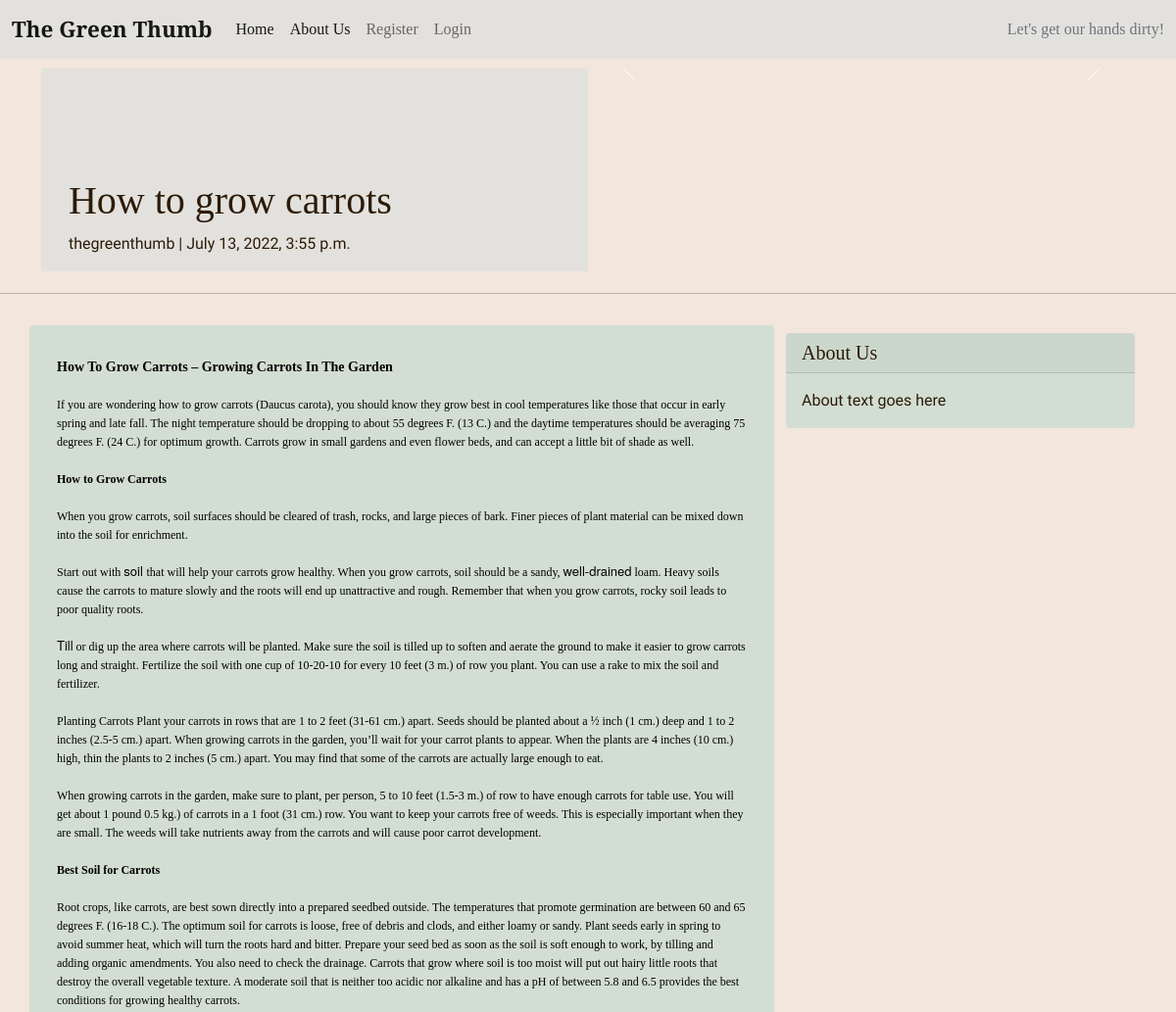
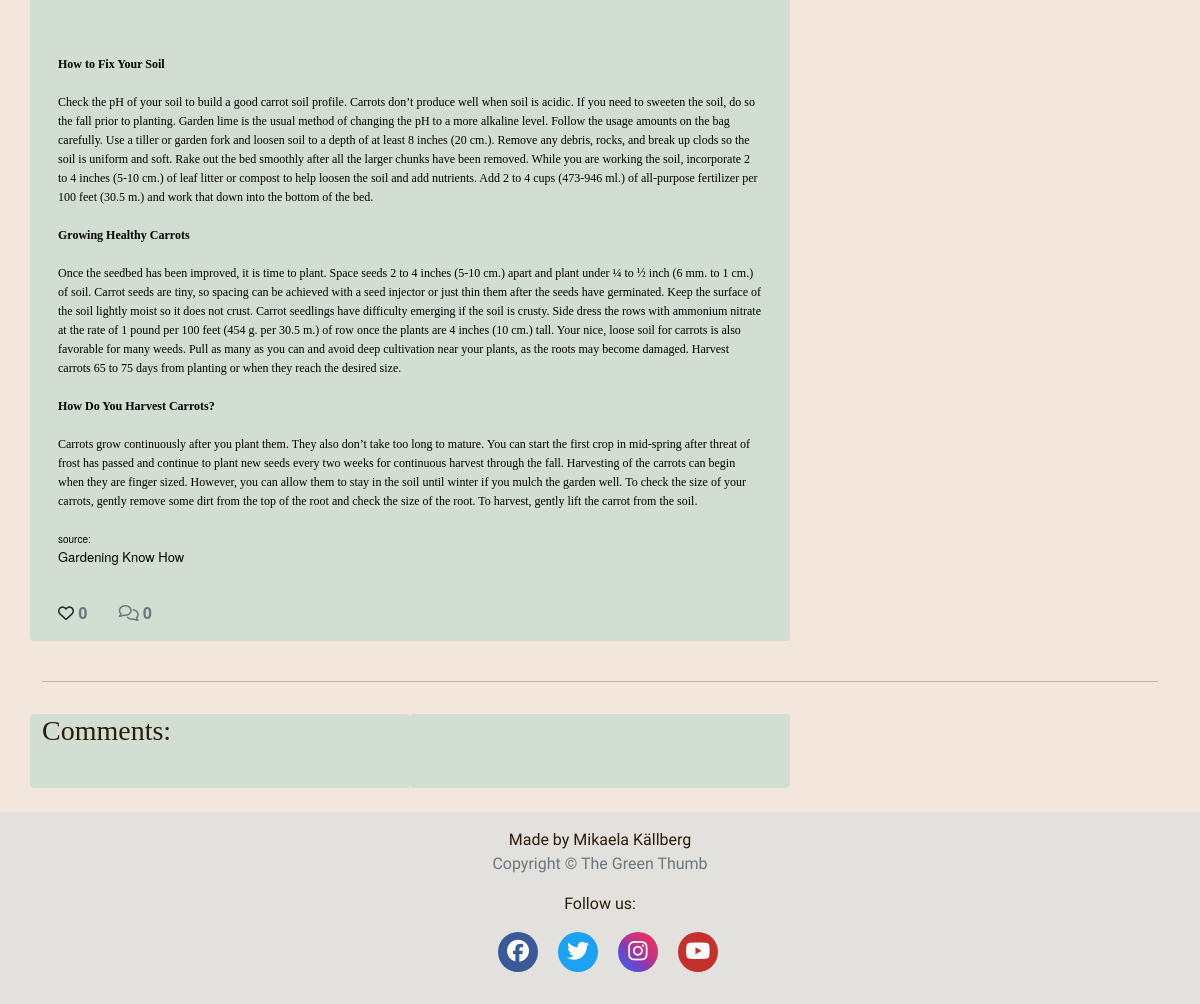
The page /how-to-grow-carrots/ on the database as committed earlier (2 pictures, top to bottom).
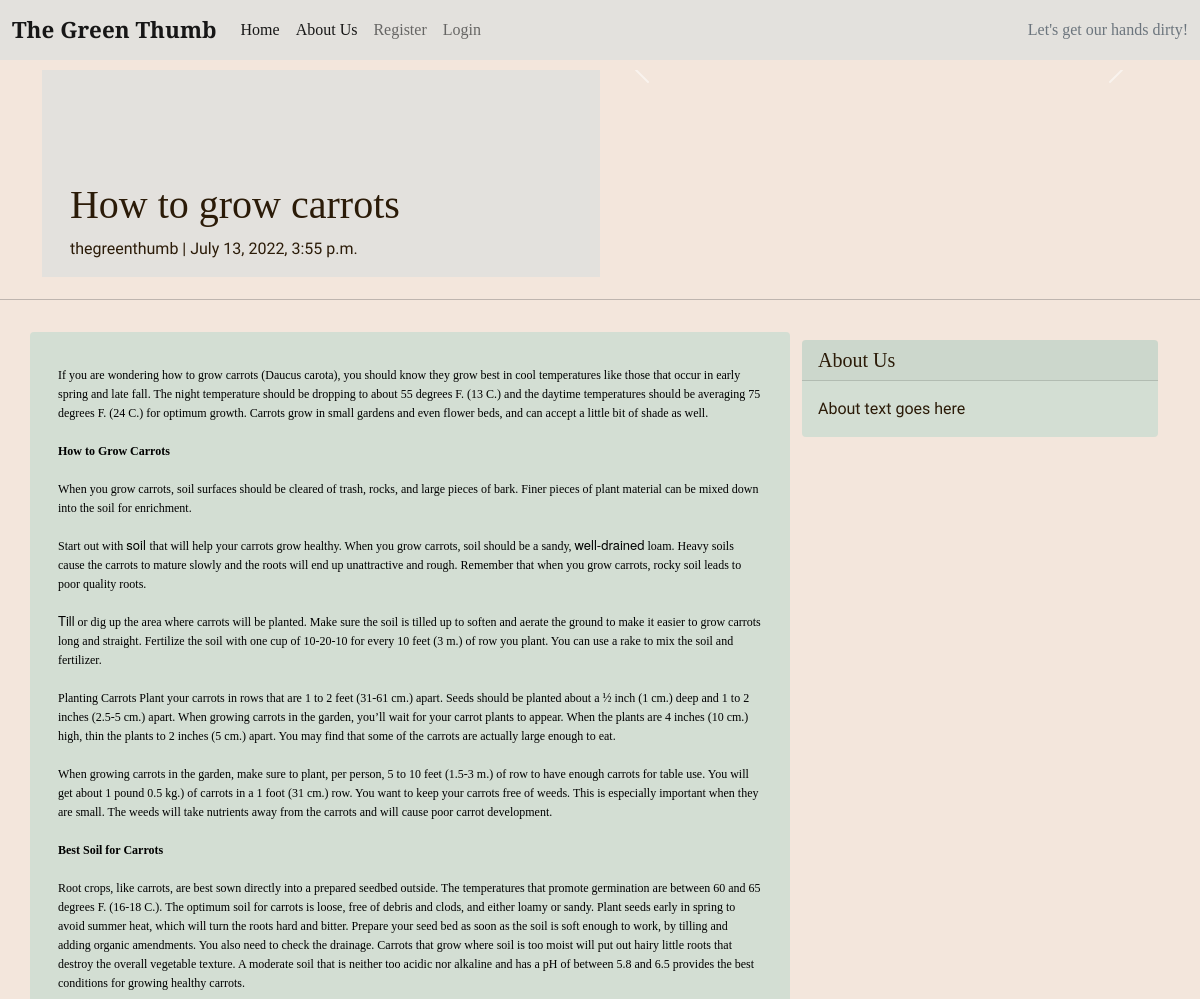
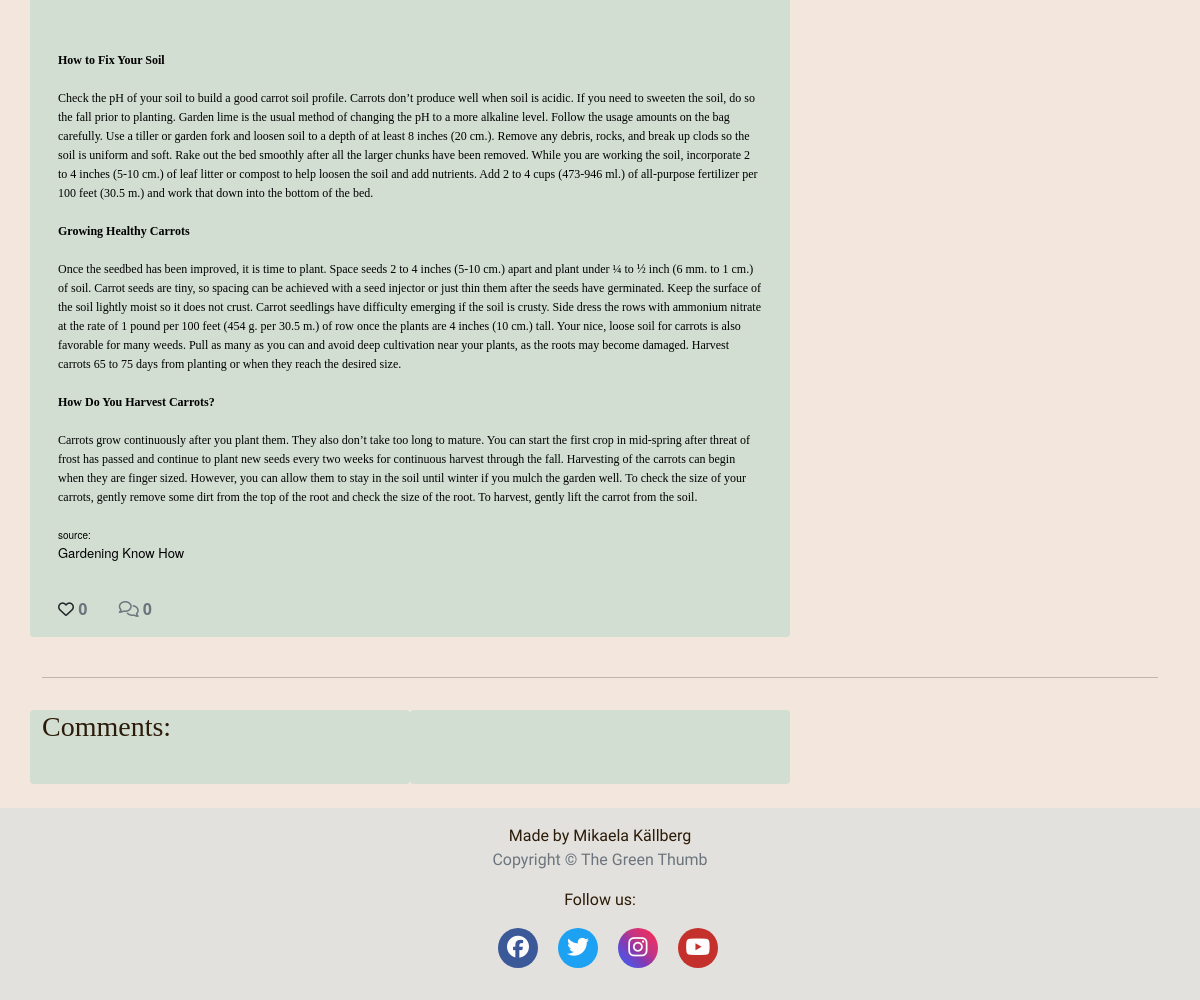
The same page on the database as committed later (2 pictures, top to bottom).
### blog/models.py (models this page shows, shortened)
class BlogPost(models.Model):
    title = models.CharField(
        max_length=200, unique=True, null=False, blank=False)
    slug = models.SlugField(max_length=200, unique=True)
    created_on = models.DateTimeField(auto_now_add=True)
    updated_on = models.DateTimeField(auto_now=True)
    content = models.TextField(blank=True)
    excerpt = models.TextField(blank=True)
    author = models.ForeignKey(
        User, on_delete=models.CASCADE, related_name='blog_posts',
        default=id(0))
    status = models.IntegerField(choices=STATUS, default=0)
    featured_image = CloudinaryField('image', default='placeholder')
    alt_tag = models.CharField(max_length=100, default='image related to post')
    likes = models.ManyToManyField(
        User, related_name='blogpost_like', blank=True)
    class Meta:
        ordering = ['-created_on']
    def number_of_likes(self):
        return self.likes.count()

### blog/views.py (the view, shortened to what this page needs)
# urls.py: path('<slug:slug>/', views.PostDetail.as_view(), name='post_detail'),
class PostDetail(View):
    def get(self, request, slug, *args, **kwargs):
        queryset = BlogPost.objects.filter(status=1)
        post = get_object_or_404(queryset, slug=slug)
        photos = PostImage.objects.filter(post=post)
        comments = post.comments.filter(approved=True).order_by('-created_on')
        liked = False
        if post.likes.filter(id=self.request.user.id).exists():
            liked = True
        return render(
            request,
            'post_detail.html',
            {
                'post': post,
                'photos': photos,
                'comments': comments,
                'commented': False,
                'liked': liked,
                'form': CommentForm(),
                'title': post.title,
            },
        )

### templates/post_detail.html (shortened to what this page needs)
{% extends 'base.html' %} {% block content %}
{% load crispy_forms_tags %}
<div class="masthead">
    <div class="container">
        <div class="row g-0">
            <div class="col-md-6 masthead-text">
                <h1 class="post-title">{{ post.title }}</h1>
                <p class="post-subtitle">{{ post.author }} | {{ post.created_on }}</p>
            </div>
            <div class="d-block col-md-6 masthead-image">
                {% if "placeholder" in post.featured_image.url %}
                <img src="https://res.cloudinary.com/mikakallberg/image/upload/v1656959946/vegetables_c8sl5c.jpg"
                    class="img-fluid" width="100%" alt="Image of carrots, leaks and potatoes on a wodden table">
                {% else %}
                <div id="carouselExampleIndicators" class="carousel slide" data-bs-ride="carousel">
                    <button class="carousel-control-prev" type="button" data-bs-target="#carouselExampleIndicators"
                        data-bs-slide="prev">
                        <span class="carousel-control-prev-icon" aria-hidden="true"></span>
                    </button>
                    <button class="carousel-control-next" type="button" data-bs-target="#carouselExampleIndicators"
                        data-bs-slide="next">
                        <span class="carousel-control-next-icon" aria-hidden="true"></span>
                    </button>
                </div>
                {% endif %}
            </div>
        </div>
    </div>
</div>
<div class="row">
    <div class="col">
        <hr>
    </div>
</div>
<div class="container">
    <div class="row">
        <div class="col card mb-4  mt-3 left  top">
            <div class="card-body">
                <p class="card-text ">{{ post.content | safe }}</p>
                <div class="row">
                    <div class="col-1">
                        <strong>
                            {% if user.is_authenticated %}
                            <form class="d-inline" action="{% url 'post_like' post.slug %}" method="POST">
                                {% csrf_token %}
                                {% if liked %}
                                <button type="submit" name="blogpost_id" value="{{post.slug}}" class="btn-like"><i
                                        class="fas fa-heart"></i></button>
                                {% else %}
                                <button type="submit" name="blogpost_id" value="{{post.slug}}" class="btn-like"><i
                                        class="far fa-heart"></i></button>
                                {% endif %}
                            </form>
                            {% else %}
                            <span><i class="far fa-heart"></i></span>
                            {% endif %}
                            <span class="text-secondary">{{ post.number_of_likes }}</span>
                        </strong>
                    </div>
                    <div class="col-1">
                        {% with comments.count as total_comments %}
                        <strong class="text-secondary"><i class="far fa-comments"></i>
                            {{ total_comments }}
                        </strong>
                        {% endwith %}
                    </div>
                </div>
            </div>
        </div>
        {% block sidebar %}
        {% include 'sidebar.html' %}
        {% endblock sidebar %}
    </div>
    <div class="row">
        <div class="col">
            <hr>
        </div>
    </div>
    <div class="row">
        <div class="col-md-4 card mb-4  mt-3 ">
            <h3>Comments:</h3>
            <div class="card-body">
            </div>
        </div>
        <div class="col-md-4 card mb-4  mt-3 ">
            <div class="card-body">
            </div>
        </div>
    </div>
</div>
{% endblock content %}

Rows that differ between the two databases and show on the page:
changed BlogPost "How to grow carrots": content "How To Grow Carrots – Growing Carrots In The Garden If you are wondering…" → "If you are wondering…"
